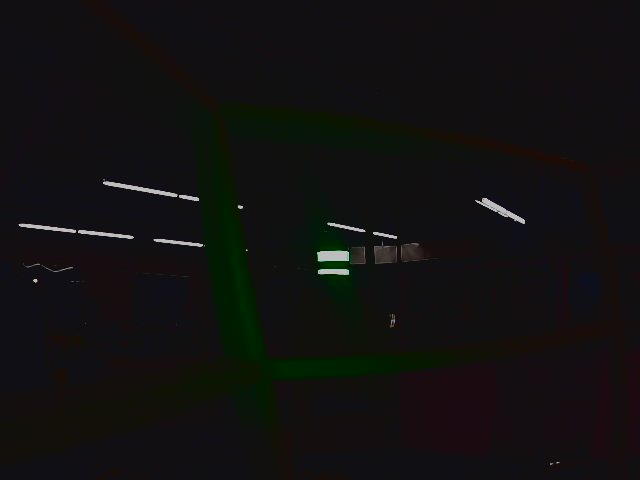
//> input picture Old/KnightVision/Boiler.jpg, 640 x 480 px, given in place of ImgOri64.jpg, which was not available
$ ./main   (built with g++ and OpenCV 4)
//> lines starting //> are read from the running program, lines starting //| are printed output that depends on the picture; after the words box and inside, x2 and y2 are one past the last pixel; in counts of white or black regions, pixels touching at a corner belong together; pictures that were not available may be replaced by others from this repository, and a replacement may not be noted
//
//  main.cpp
//  OpenCVTestSingleImage
//
//  Created by Robert Hilton on 2/12/17.
//  Copyright © 2017 Hilton Tuning. All rights reserved.
//

#include <iostream>
#include <opencv2/opencv.hpp>

//#define DEBUG
//#define SAVE_JPG
//#define JETSON_RUN

using namespace std;
using namespace cv;

const double dilation_size = 1.75;
const Scalar color = Scalar(255, 255, 255);
double focalLength = (31.48*111)/4;
double pictureWidth = 640;
const double cameraFOV = 170/3;
Mat drawingOut;

Mat element = getStructuringElement(MORPH_RECT,
									Size(2 * dilation_size + 1, 2 * dilation_size + 1),
									Point(dilation_size, dilation_size));

int main(int argc, const char * argv[]) {

	Mat out, canny_output, dst, procImg;
#ifdef JETSON_RUN
	Mat frame = imread("/home/ubuntu/KnightVision/imageStore/ImgOri255.jpg");
#else
	Mat frame = imread("/Users/roberthilton/Desktop/imageStore/ImgOri64.jpg");
//> frame is the input picture: 480 rows x 640 cols, CV_8UC3; mean B, G, R 16.8, 17, 18
#endif

	//blur(frame,frame,cv::Size(3,3));

#ifndef JETSON_RUN
	imshow("Original", frame);
#endif

	threshold(frame,procImg,180,255,CV_THRESH_BINARY);
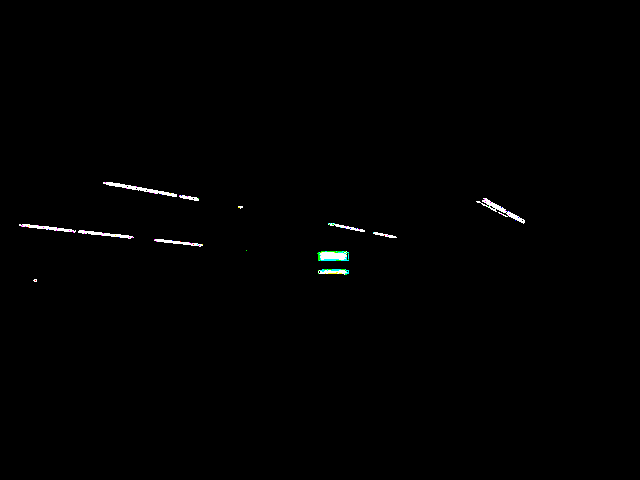
//> procImg: 480 rows x 640 cols, CV_8UC3; mean B, G, R 1.3, 1.4, 1.2


	imshow("Threshold", procImg);
	dilate(procImg, dst, element); // Dilate image to fill in any imperfections
//> element = [[1, 1, 1, 1], [1, 1, 1, 1], [1, 1, 1, 1], [1, 1, 1, 1]]
	cvtColor(dst, dst, COLOR_BGR2HSV);
//> dst: 480 rows x 640 cols, CV_8UC3; mean H, S, V 0.1, 0.2, 2.9
	imshow("Dialated", dst);
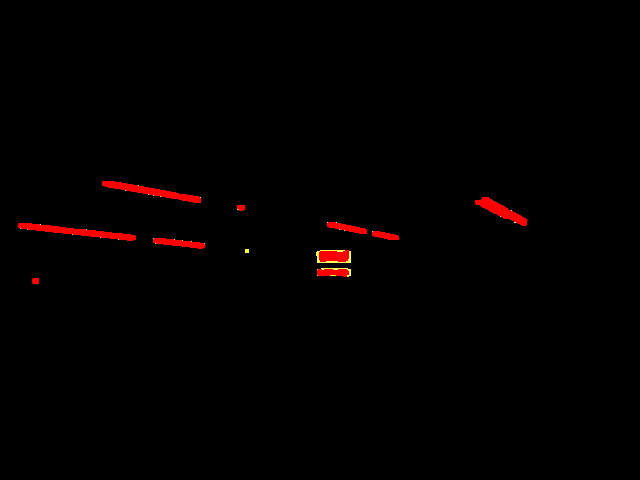
//> window 'Dialated': 480 rows x 640 cols, CV_8UC3; mean B, G, R 0.1, 0.2, 2.9

	inRange(dst, Scalar(40, 0, 0), Scalar(65, 255, 255), dst); // BGR threshold to ID target
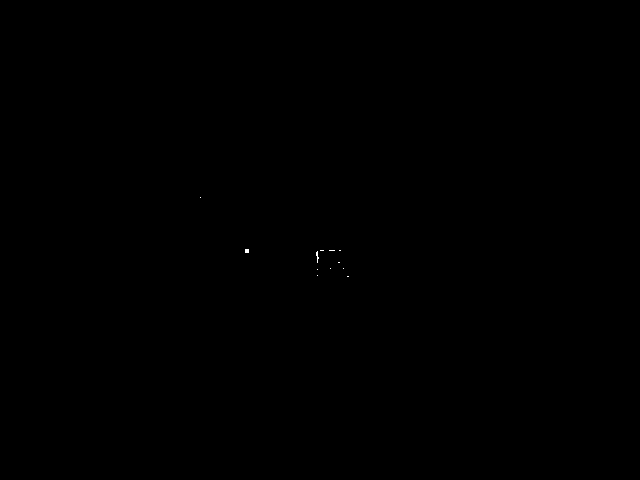
//> dst: 480 rows x 640 cols, CV_8UC1; 0.02% white in thin lines or dots, all inside (x1, y1, x2, y2) = (200, 197, 349, 277)

	//inRange(frame, Scalar(120, 95, 70), Scalar(135, 105, 100), procImg);
	imshow("Processed", dst);


	// [19 lines of commented-out code are left out]
	Canny(dst, canny_output, 0, 0); // Detect edges of target - Add 6ms
//> canny_output: 480 rows x 640 cols, CV_8UC1; 0.04% white in thin lines or dots, all inside (x1, y1, x2, y2) = (199, 196, 349, 278)
	//waitKey(30);
	//imshow("Canny", canny_output);

	vector<vector<Point> > contoursVector;

	// Generate contours from the edges - Add 1ms
	findContours(canny_output, contoursVector, noArray(), CV_RETR_EXTERNAL, CV_CHAIN_APPROX_SIMPLE , Point(0, 0));
//> contoursVector = 12 contours, all with area under 20

	vector<RotatedRect> boxes(contoursVector.size());


	//Draw image with found contours for viewing/testing, fill vector with the smallest
	//rotated rectangles that contain the contours

#ifdef SAVE_JPG
	drawingOut = Mat::zeros(canny_output.size(), CV_32F);
#endif
	for(int i = 0; i < contoursVector.size(); i++) {
#ifdef SAVE_JPG
		drawContours(drawingOut, contoursVector, i, color, 1, 4, noArray(), 0, Point());
#endif
		boxes[i] = minAreaRect(contoursVector[i]);
	}
//> this loop made 12 passes

	for (vector<RotatedRect>::iterator it = boxes.begin(); it!=boxes.end(); )
	{
		cout << it->size.area() << endl;
		if (it->size.area() < 200)
			it=boxes.erase(it);
		else
			++it;
	}

	int particle1 = -1;
	int particle2 = -1;
	int lowestDiff = 10000;
	int currentDiff = 10000;
	int stripeHeightImg = 0;
	for(int i = 0; i < boxes.size(); i++) {
		for(int k = 0; k < boxes.size(); k++) {
			int heightI = 0;
			int widthI = 0;
			int heightK = 0;
			int widthK = 0;

			if (boxes[i].size.height > boxes[i].size.width) {
				heightI = boxes[i].size.width;
				widthI = boxes[i].size.height;
			} else {
				heightI = boxes[i].size.height;
				widthI = boxes[i].size.width;
			}
			if (boxes[k].size.height > boxes[k].size.width) {
				heightK = boxes[k].size.width;
				widthK = boxes[k].size.height;
			} else {
				heightK = boxes[k].size.height;
				widthK = boxes[k].size.width;
			}
#ifdef DEBUG
			//cout << "i area:" << boxes[i].size.area() << endl;
			//cout << "k area:" << boxes[k].size.area() << endl;
#endif
			if(i != k) {
				if (boxes[i].size.area() < 50)
				{
					k = (int)boxes.size() + 1;
#ifdef DEBUG
					//cout << "Skipping particle i" << i << endl;
#endif
					continue;
				}
				if (boxes[k].size.area() < 50)
				{
#ifdef DEBUG
					//cout << "Skipping particle k" << k << endl;
#endif
					continue;
				}
				currentDiff = abs(boxes[i].center.x - boxes[k].center.x);
				if(currentDiff < lowestDiff) {
					lowestDiff = currentDiff;
					if(abs(widthI - widthK) < 20 && lowestDiff < 10 && widthI > heightI && widthK > heightK && abs(boxes[i].center.y - boxes[k].center.y) < 50) {
						particle1 = i;
						particle2 = k;

						if (heightI > heightK)
							stripeHeightImg = heightI;
						else
							stripeHeightImg = heightK;

#ifdef DEBUG
						cout << "Particle 1 Angle: " << boxes[i].angle << endl;
						cout << "Particle 2 Angle: " << boxes[k].angle << endl;
						cout << "Particle 1 Area: " << boxes[i].size.area() << endl;
						cout << "Particle 2 Area: " << boxes[k].size.area() << endl;
						cout << "Particle 1 height: " << heightI << endl;
						cout << "Particle 1 width: " << widthI << endl;
						cout << "Particle 2 height: " << heightK << endl;
						cout << "Particle 2 width: " << widthK << endl;
						cout << "Width Difference: " << abs(widthI - widthK) << endl;
						cout << "Center of X difference: " << lowestDiff << endl;
						cout << "Center of Y difference: " << boxes[i].center.y - boxes[k].center.y << endl;
#endif
					}
				}
			}
		}
	}
//> this loop made 0 passes
//> after the loop, currentDiff = 10000; lowestDiff = 10000; particle1 = -1; particle2 = -1; stripeHeightImg = 0

	vector<RotatedRect> filteredBoxes;

	if(particle1 != -1 && particle2 != -1) {
		filteredBoxes.push_back(boxes[particle1]);
		filteredBoxes.push_back(boxes[particle2]);
	}
	else
		;//return 1;


	double averageCenterX = 0;
	double deviation = 0;
	bool targetFound;
	double targetDistance = (4 * focalLength)/stripeHeightImg;
//> targetDistance = inf

#ifdef DEBUG

	cout << "Focal Length: " << focalLength << endl;
	cout << "stripe height: " << stripeHeightImg << endl;
	for(int i = 0; i < filteredBoxes.size(); i++) {
		Point2f rect_points[4];
		filteredBoxes[i].points(rect_points);
		for(int j = 0; j < 4; j++)
			line(drawingOut, rect_points[j], rect_points[(j+1)%4], color, 1, CV_AA);
	}
#ifndef JETSON_RUN

	//imshow("Not Original", drawingOut);
#else
	imwrite("/home/ubuntu/OpenCVTestSingleImage/outputImgTest.jpg", drawingOut);
#endif
#endif

	cv::Point2f pts[4];
	if (filteredBoxes.size() == 2) {
		if (filteredBoxes[0].size.area() > filteredBoxes[1].size.area()) {
			filteredBoxes[0].points(pts);
		} else {
			filteredBoxes[1].points(pts);
		}
	}

	int minX = 10000;
	int minY = 10000;
	int maxX = -10000;
	int maxY = -10000;
	for (int i = 0; i < 4; i++) {
		minX = pts[i].x > minX ? minX : pts[i].x;
		minY = pts[i].y > minY ? minY : pts[i].y;
		maxX = pts[i].x < maxX ? maxX : pts[i].x;
		maxY = pts[i].y < maxY ? maxY : pts[i].y;
	}

	int interestRegionMinX = (maxX + minX)/2 - 5;
	int interestRegionMaxX = (maxX + minX)/2 + 5;
	int interestRegionMinY = (maxY + minY)/2 - 2;
	int interestRegionMaxY = (maxY + minY)/2 + 2;

	double t = 0;
	int counter = 0;
	const float scale = 0.1;

	for (int i = interestRegionMinX; i < interestRegionMaxX; i++) {
		for (int j = interestRegionMinY; j < interestRegionMaxY; j++) {
			t += scale * frame.at<uint16_t>(cv::Point(i, j));
			counter++;
		}
	}
//> this loop made 10 passes
//> (t, counter) on passes 1 to 10: (462.5, 4), (3358.4, 8), (7681.8, 12), (11419.2, 16), (11830.4, 20), (12602, 24), (13527, 28), (14400.4, 32), (15172, 36), (16097, 40)
//> after the loop, t = 16097; counter = 40
	t /= counter;
//> t = 402.4
	cout << "Average Point Depth: " << t << endl;
//| Average Point Depth: 402.425


	cout << "min x: " << interestRegionMinX << endl;
	cout << "max x: " << interestRegionMaxX << endl;
	cout << "min y: " << interestRegionMinY << endl;
	cout << "max y: " << interestRegionMaxY << endl;

	cout << "min x: " << minX << endl;
	cout << "min y: " << minY << endl;
	cout << "max x: " << maxX << endl;
	cout << "max y: " << maxY << endl;

	// [10 lines of commented-out code are left out]

	for(int i = 0; i < filteredBoxes.size(); i++) {
		averageCenterX += filteredBoxes[i].center.x;
	}

	if (filteredBoxes.size() > 0)
		averageCenterX /= filteredBoxes.size();
	else
		averageCenterX = 0;

	if (particle1 < 0 || particle2 < 0) {
		deviation = 0;
		targetFound = false;
	}
	else {
		deviation = (averageCenterX - (pictureWidth / 2)) / pictureWidth * cameraFOV;
		targetFound = true;
	}

#ifndef JETSON_RUN
	bool runKey = true;
	while (runKey)
	{
		int keyCode = waitKey(30);
//> the Esc key is pressed
		if (keyCode != 255)
			runKey = false;
	}
#endif
    return 0;
}
